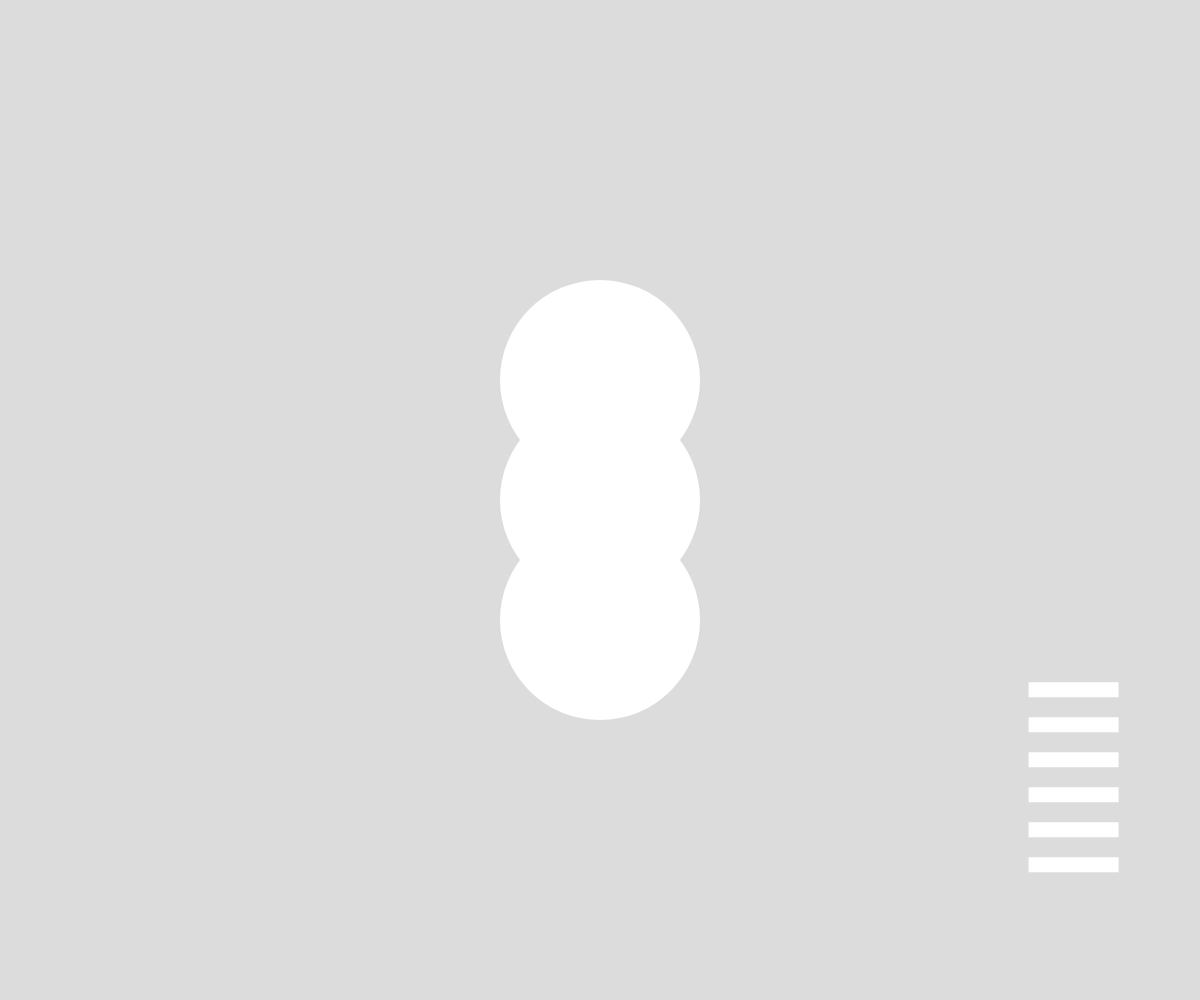
Frame 1 (no input)
Frame 60 (no input): identical to frame 1, image omitted
Frame 120 (the mouse pressed at the canvas centre since frame 60): identical to frame 1, image omitted

The p5.js sketch that drew this single still picture (run headless with seeded random() and noise() and a simulated clock; from frame 60 on, the mouse is pressed at the canvas centre):

// p5.js sketch
// ── sketch.js
class Yao {
  constructor(x, y, width, height) {
    this.x = x;
    this.y = y;
    this.height = height;
    this.width = width;
    this.value = 1;
  }

  draw() {
    fill(this.value === 0 ? 'black' : 'white');
    rect(this.x, this.y, this.width, this.height);
  }

  clicked() {
    return mouseX >= this.x && mouseX <= this.x + this.width &&
           mouseY >= this.y && mouseY <= this.y + this.height;
  }

  togglevalue() {
    this.value = this.value === 1 ? 0 : 1;
  }
}

let yaos = [];
let circleColor = 'green';
let rectColor = 'yellow';
let circleOneFill;
let circleTwoFill;
let circleThreeFill;


function setup() {
  createCanvas(windowWidth, windowHeight);
  let yaoX = width-width/7;
  let yaoY = height-height/7;
  let yaoWidth = 90;
  let yaoHeight = 15;
  let yaoSpacing = yaoHeight+20;
  yaos.push(new Yao(yaoX, yaoY, yaoWidth, yaoHeight));
  yaos.push(new Yao(yaoX, yaoY-yaoSpacing, yaoWidth, yaoHeight));
  yaos.push(new Yao(yaoX, yaoY-yaoSpacing*2, yaoWidth, yaoHeight));
  yaos.push(new Yao(yaoX, yaoY-yaoSpacing*3, yaoWidth, yaoHeight));
  yaos.push(new Yao(yaoX, yaoY-yaoSpacing*4, yaoWidth, yaoHeight));
  yaos.push(new Yao(yaoX, yaoY-yaoSpacing*5, yaoWidth, yaoHeight));
}

function draw() {
  background(220);
  noStroke();
  for (let i = 0; i < yaos.length; i++) {
    yaos[i].draw();
  }
  //Gradient stuff
  //let circleTwoFill = drawingContext.createRadialGradient(width/2, height/2, 30, width/2, height/2, 100);
  //circleTwoFill.addColorStop(0, 'White');
  //circleTwoFill.addColorStop(0.5, 'White');
  //circleTwoFill.addColorStop(1, 'Black');

  // let gradient2 = drawingContext.createRadialGradient(width/2, height/2, 30, width/2, height/2, 100);
  // gradient2.addColorStop(0, 'Black');
  // gradient2.addColorStop(0.5, 'Black');
  // gradient2.addColorStop(1, 'White');

  // let gradient3 = drawingContext.createLinearGradient(width/2-100, 0, width/2+100, 0);
  // gradient3.addColorStop(0, 'White');
  // gradient3.addColorStop(0.5, 'Black');
  // gradient3.addColorStop(1, 'White');

  // let gradient4 = drawingContext.createLinearGradient(width/2-100, 0, width/2+100, 0);
  // gradient4.addColorStop(0, 'Black');
  // gradient4.addColorStop(0.5, 'White');
  // gradient4.addColorStop(1, 'Black');

  drawingContext.fillStyle = circleOneFill;
  circle(width/2, height/2-120, 200);

  drawingContext.fillStyle = circleThreeFill;
  circle(width/2, height/2+120, 200);

  blendMode(BLEND);

  drawingContext.fillStyle = circleTwoFill;
  circle(width/2, height/2, 200);

  blendMode(BLEND);

  drawingContext.fillStyle = 'white';

  // Draw circle
  //fill(circleColor);
  //ellipse(200, 350, 150, 150);

  // Draw rectangle
  //fill(rectColor);
  //rect(200, 400, 150, 50);
}

function mouseClicked() {
  // Check if any square is clicked
  for (let i = 0; i < yaos.length; i++) {
    if (yaos[i].clicked()) {
      yaos[i].togglevalue();
    }
  }

  // Check the value configuration of the squares and set the circle value accordingly

  //Individually (corresponding pairs)
  //Circle One
  if (yaos[0].value === 1 && yaos[3].value === 0) {
    circleOneFill = drawingContext.createLinearGradient(width/2-100, 0, width/2+100, 0);
    circleOneFill.addColorStop(0, 'White');
    circleOneFill.addColorStop(0.5, 'Black');
    circleOneFill.addColorStop(1, 'White');
  } else if (yaos[0].value === 1 && yaos[3].value === 1) {
    circleOneFill = drawingContext.createRadialGradient(width/2, height/2-120, 30, width/2, height/2-120, 100);
    circleOneFill.addColorStop(0, 'White');
    circleOneFill.addColorStop(0.5, 'White');
    circleOneFill.addColorStop(1, 'Black');
  } else if (yaos[0].value === 0 && yaos[3].value === 1) {
    circleOneFill = drawingContext.createLinearGradient(width/2-100, 0, width/2+100, 0);
    circleOneFill.addColorStop(0, 'Black');
    circleOneFill.addColorStop(0.5, 'White');
    circleOneFill.addColorStop(1, 'Black');
  } else {
    circleOneFill = drawingContext.createRadialGradient(width/2, height/2-120, 30, width/2, height/2-120, 100);
    circleOneFill.addColorStop(0, 'Black');
    circleOneFill.addColorStop(0.5, 'Black');
    circleOneFill.addColorStop(1, 'White');
  }
  //Circle Two
  if (yaos[1].value === 1 && yaos[4].value === 0) {
    circleTwoFill = drawingContext.createLinearGradient(width/2-100, 0, width/2+100, 0);
    circleTwoFill.addColorStop(0, 'White');
    circleTwoFill.addColorStop(0.5, 'Black');
    circleTwoFill.addColorStop(1, 'White');
  } else if (yaos[1].value === 1 && yaos[4].value === 1) {
    circleTwoFill = drawingContext.createRadialGradient(width/2, height/2, 30, width/2, height/2, 100);
    circleTwoFill.addColorStop(0, 'White');
    circleTwoFill.addColorStop(0.5, 'White');
    circleTwoFill.addColorStop(1, 'Black');
  } else if (yaos[1].value === 0 && yaos[4].value === 1) {
    circleTwoFill = drawingContext.createLinearGradient(width/2-100, 0, width/2+100, 0);
    circleTwoFill.addColorStop(0, 'Black');
    circleTwoFill.addColorStop(0.5, 'White');
    circleTwoFill.addColorStop(1, 'Black');
  } else {
    circleTwoFill = drawingContext.createRadialGradient(width/2, height/2, 30, width/2, height/2, 100);
    circleTwoFill.addColorStop(0, 'Black');
    circleTwoFill.addColorStop(0.5, 'Black');
    circleTwoFill.addColorStop(1, 'White');
  }
  //Circle Three
  if (yaos[2].value === 1 && yaos[5].value === 0) {
    circleThreeFill = drawingContext.createLinearGradient(width/2-100, 0, width/2+100, 0);
    circleThreeFill.addColorStop(0, 'White');
    circleThreeFill.addColorStop(0.5, 'Black');
    circleThreeFill.addColorStop(1, 'White');
  } else if (yaos[2].value === 1 && yaos[5].value === 1) {
    circleThreeFill = drawingContext.createRadialGradient(width/2, height/2+120, 30, width/2, height/2+120, 100);
    circleThreeFill.addColorStop(0, 'White');
    circleThreeFill.addColorStop(0.5, 'White');
    circleThreeFill.addColorStop(1, 'Black');
  } else if (yaos[2].value === 0 && yaos[5].value === 1) {
    circleThreeFill = drawingContext.createLinearGradient(width/2-100, 0, width/2+100, 0);
    circleThreeFill.addColorStop(0, 'Black');
    circleThreeFill.addColorStop(0.5, 'White');
    circleThreeFill.addColorStop(1, 'Black');
  } else {
    circleThreeFill = drawingContext.createRadialGradient(width/2, height/2+120, 30, width/2, height/2+120, 100);
    circleThreeFill.addColorStop(0, 'Black');
    circleThreeFill.addColorStop(0.5, 'Black');
    circleThreeFill.addColorStop(1, 'White');
  }

  //All six
  // let values = yaos.map(yao => yao.value);
  // let valueString = values.join(' ');

  // if (valueString === '0 0 0 1 1 0') {
  //   circleColor = 'magenta';
  // } else if (valueString === '0 0 1 0 1 0') {
  //   circleColor = 'red';
  // } else if (valueString === '1 0 0 1 0 0') {
  //   circleColor = 'yellow';
  // } else {
  //   circleColor = 'green';
  // }
}


// ── style.css
html, body {
  margin: 0;
  padding: 0;
}
canvas {
  display: block;
  position: relative;
  z-index: 5;
}

main {
  position: relative;
}

.controls-holder {
  position: absolute;
  bottom: 3rem; /* 16 x 3 */ 
  width: 100%;
  display: flex;
  justify-content: center;
  gap: 1rem;
  z-index: 10;
}

.controls-holder > div {
  width: 32px;
  height: 32px;
  border-radius: 100%;
  background: #FFF;
}
.controls-holder > div.is-active {
  width: 32px;
  height: 32px;
  border-radius: 100%;
  background: #000;
}
